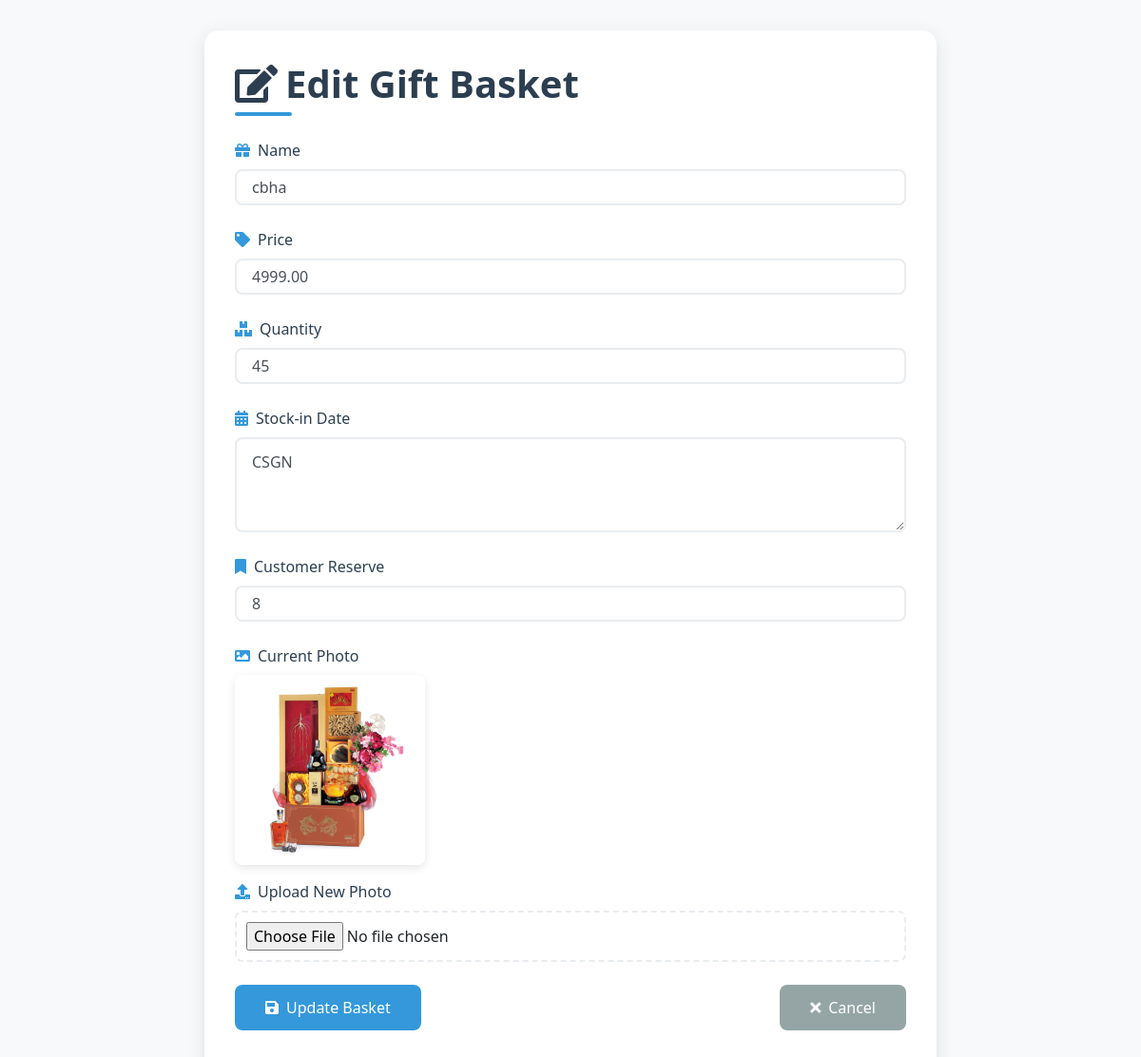
The page /edit_basket.php?id=12 on the database its author committed.
### tables this page shows
CREATE TABLE `gift_baskets` (
  `id` int(11) NOT NULL,
  `name` varchar(100) NOT NULL,
  `price` decimal(10,2) NOT NULL,
  `quantity` int(11) NOT NULL,
  `image_path` varchar(255) DEFAULT NULL,
  `created_at` timestamp NOT NULL DEFAULT current_timestamp(),
  `stock_in` text NOT NULL,
  `reserve` int(11) DEFAULT 0
);

### edit_basket.php (the view, shortened to what this page needs)
<?php
include_once 'database.php';
$basket_id = $_GET['id'];
try {
    $sql = "SELECT * FROM gift_baskets WHERE id = :id";
    $stmt = $conn->prepare($sql);
    $stmt->bindParam(':id', $basket_id);
    $stmt->execute();
    $basket = $stmt->fetch(PDO::FETCH_ASSOC);
} catch (Exception $e) {
    echo "<script>alert('Unable to retrieve basket information.');</script>";
}
?>
<!DOCTYPE html>
<html lang="en">
<head>
    <link href="https://stackpath.bootstrapcdn.com/bootstrap/4.5.2/css/bootstrap.min.css" rel="stylesheet">
    <link href="https://cdnjs.cloudflare.com/ajax/libs/font-awesome/5.15.4/css/all.min.css" rel="stylesheet">
</head>
<body>
    <div class="container">
        <div class="edit-card">
            <h1><i class="fas fa-edit mr-2"></i>Edit Gift Basket</h1>
            <form method="POST" enctype="multipart/form-data" id="editBasketForm">
                <div class="form-group">
                    <label><i class="fas fa-gift"></i>Name</label>
                    <input type="text" class="form-control" id="name" name="name"
                           value="<?php echo htmlspecialchars($basket['name']); ?>" required>
                </div>
                <div class="form-group">
                    <label><i class="fas fa-tag"></i>Price</label>
                    <input type="number" class="form-control" id="price" name="price"
                           value="<?php echo htmlspecialchars($basket['price']); ?>" required>
                </div>
                <div class="form-group">
                    <label><i class="fas fa-boxes"></i>Quantity</label>
                    <input type="number" class="form-control" id="quantity" name="quantity"
                           value="<?php echo htmlspecialchars($basket['quantity']); ?>" required>
                </div>
                <div class="form-group">
                    <label><i class="fas fa-calendar-alt"></i>Stock-in Date</label>
                    <textarea class="form-control" name="stock_in" rows="3" required><?php echo htmlspecialchars($basket['stock_in']); ?></textarea>
                </div>
                <div class="form-group">
                    <label><i class="fas fa-bookmark"></i>Customer Reserve</label>
                    <input type="number" class="form-control" id="reserve" name="reserve"
                           value="<?php echo htmlspecialchars($basket['reserve']); ?>" required>
                </div>
                <div class="form-group">
                    <label><i class="fas fa-image"></i>Current Photo</label>
                    <div class="current-image">
                        <?php if ($basket['image_path']): ?>
                            <img src="<?php echo htmlspecialchars($basket['image_path']); ?>"
                                 alt="Current Basket Photo" class="img-fluid">
                        <?php else: ?>
                            <p class="text-muted">No image available.</p>
                        <?php endif; ?>
                    </div>
                    <label><i class="fas fa-upload"></i>Upload New Photo</label>
                    <input type="file" class="form-control-file" id="image" name="image">
                </div>
                <div class="form-group d-flex justify-content-between flex-wrap">
                    <button type="submit" class="btn btn-primary">
                        <i class="fas fa-save"></i>Update Basket
                    </button>
                    <a href="index.php" class="btn btn-secondary">
                        <i class="fas fa-times"></i>Cancel
                    </a>
                </div>
            </form>
        </div>
    </div>
</body>
</html>

### edit_basket.php (style rules this page uses)
:root { --primary: #2c3e50; --accent: #3498db; --success: #2ecc71; --danger: #e74c3c; --background: #f8f9fa; }
body { background-color: var(--background); font-family: 'Segoe UI', Tahoma, Geneva, Verdana, sans-serif; }
.container { max-width: 800px; margin-top: 2rem; }
.edit-card { background: white; border-radius: 15px; box-shadow: 0 5px 20px rgba(0,0,0,0.1); padding: 2rem; margin-bottom: 2rem; border: none; }
h1 { color: var(--primary); font-weight: 600; margin-bottom: 1.5rem; position: relative; padding-bottom: 10px; }
h1:after { content: ''; position: absolute; bottom: 0; left: 0; width: 60px; height: 4px; background: var(--accent); border-radius: 2px; }
.form-group { margin-bottom: 1.5rem; position: relative; }
.form-group label { font-weight: 500; color: var(--primary); margin-bottom: 0.5rem; display: flex; align-items: center; }
.form-group label i { margin-right: 8px; color: var(--accent); }
.form-control { border-radius: 8px; border: 2px solid #e9ecef; padding: 0.75rem 1rem; transition: all 0.3s ease; }
.current-image { position: relative; display: inline-block; margin-bottom: 1rem; }
.current-image img { max-width: 200px; border-radius: 8px; box-shadow: 0 3px 10px rgba(0,0,0,0.1); transition: all 0.3s ease; }
.form-control-file { padding: 10px; border: 2px dashed #e9ecef; border-radius: 8px; cursor: pointer; transition: all 0.3s ease; }
.btn { padding: 0.75rem 2rem; border-radius: 8px; font-weight: 500; transition: all 0.3s ease; display: inline-flex; align-items: center; justify-content: center; }
.btn i { margin-right: 8px; }
.btn-primary { background: var(--accent); border: none; }
.btn-secondary { background: #95a5a6; border: none; }

### rows shown on the page
gift_baskets: name "cbha", price "4999.00", quantity "45", stock_in "CSGN", reserve "8", image_path (picture)
